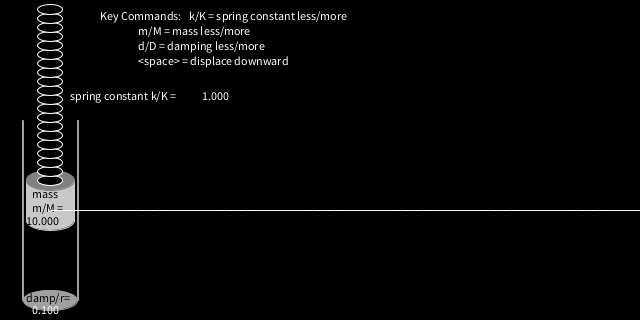
Frame 1 (no input)
Frame 60 (the mouse pressed at the canvas centre just before this capture): identical to frame 1, image omitted
Frame 120 (the mouse held since frame 60 and released just before this capture): identical to frame 1, image omitted

The Processing sketch that drew this single still picture (run headless with seeded random() and noise(); from frame 60 on, the mouse is pressed at the canvas centre):

// Processing sketch: MassSpring
// ── MassSpring.pde
//  Mass/Spring/Damper system simulation
//    by Perry R. Cook, Summer 2015
//   Shows how this system oscillates in sine wave pattern
//   Key commands/controls displayed on screen

float xscale,yoffs,yscale;
float mx = 50;
float Y[] = new float[3];
float max = 80;
float basey = 200;
float time;
float pos[] = new float[580];

float tau,omega,T,coeff1,coeff2;

float mass = 10.0;
float spring = 1.0;
float damp = 0.1; // This controls loss (decay)
int OVERSAMP = 100;

boolean running = false;

void setup() {
  size(640, 320);
  yoffs = height/2;
  yscale = 0.5*yoffs;
  xscale = 1.1;
  //center shape in window
  noStroke();
  frameRate(30);
  computeCoeffs();
}

void computeCoeffs()  {
    tau = damp / 2.0 / mass;
    omega = sqrt((spring/mass) - (tau*tau));
    T = 1.0 / OVERSAMP;   //  sampling period for simulation
    float temp =  (mass + (T*damp) + (T*T*spring));  //  Coefficient denominator
    coeff1 = ((2.0*mass) + (T*damp)) / temp;
    coeff2 = - mass / temp;
//    print(tau, " ", omega, " ", temp, " ", coeff1,"  ",coeff2,"\n");
}

void draw() {
  fill(0);   stroke(0);
  rect(0,0,width, height);
  line(0,0,width,0); // weird fixup for lines
  line(0,0,0,height);
  if (running) doPhysics();
  drawSystem();
  drawPosGraph();
}

void drawPosGraph()  {
   float ly = yoffs-pos[579];
   stroke(255);
   for (int x = 579; x > 0; x--)  {
     float y = yoffs+50-pos[x-1];
     line(xscale*x+50,ly,xscale*x+49,y);
     ly = y;
     pos[x] = pos[x-1];
   }
   pos[0] = Y[0];
}   

void doPhysics()  {
//   Y[0] = Y[1]*1.9 - Y[2]*damp*damp;
   for (int i=0; i < OVERSAMP; i++)  {
       Y[0] = coeff1*Y[1] + coeff2*Y[2];
        Y[2] = Y[1];
       Y[1] = Y[0];
   }
   //   max*sin(time);
}

void drawSystem()  {
   float ploty = basey - Y[0];
   stroke(160); fill(160);
   ellipse(mx,height-20,54,20);
   line(mx-28,height-20,mx-28,height-200);
   line(mx-27,height-20,mx-27,height-200);
   line(mx+28,height-20,mx+28,height-200);
   line(mx+27,height-20,mx+27,height-200);
   fill(0);
   text("damp/r=",mx-24,height-18);
   fill(255);
   text("Key Commands:   k/K = spring constant less/more",100,20);
   text("                m/M = mass less/more",100,35);
   text("                d/D = damping less/more",100,50);
   text("                <space> = displace downward",100,65);
   text(damp,mx-20,height-6);
   stroke(200); fill(200);
   ellipse(mx,ploty+20,48,20);
   rect(mx-24,ploty-20,48,40);
   stroke(128); fill(128);
   ellipse(mx,ploty-20,48,20);
   stroke(255); fill(255);
   ellipse(mx,ploty+10,3,3);
   float dely = (ploty-20) / 20;
   float posy = ploty-20;
   fill(255);
   text("spring constant k/K = ",int(mx+20),int(ploty/2));
   text(spring,int(mx+150),int(ploty/2));
   fill(0);
   text("mass\nm/M =",int(mx-18),int(ploty-2));
   text(mass,int(mx-26),int(ploty+25));
   stroke(255); fill(0);
   for (int i = 0; i < 20; i++) {
      ellipse(mx,posy,25,10);
      posy -= dely;
   } 
}

void keyPressed()  {
    if (key == '0') clear();
    if (key == ' ') { Y[1] = Y[2] = -80; Y[0] = -80; }
    if (key == 'M') mass *= 2.0;
    if (key == 'm') mass /= 2.0;
    if (key == 'K') spring *= 2.0;
    if (key == 'k') spring /= 2.0;
    if (key == 'D') damp *= 2.0;
    if (key == 'd') damp /= 2.0;
    if (key == 'r') running = true;
    if (key == 's') running = false;
    computeCoeffs();
//    if (key == ' ') { my1 = my2 = -100; my = -100; }
}

void clear()  {
  Y[0] = Y[1] = Y[2] = 0.0;
  time = 0.0;
}
